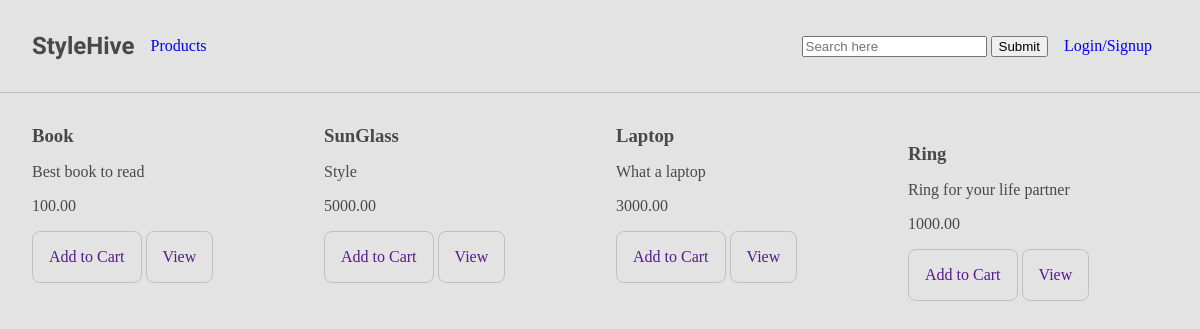
Before: / with the older database file.
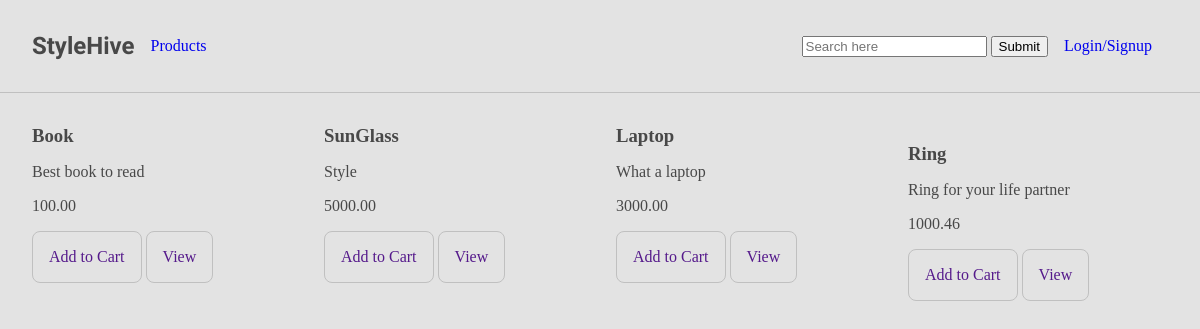
After: the same page with the newer database file.
### products/models.py (models this page shows, shortened)
class Product(models.Model):
    title = models.CharField(max_length=255)
    description = models.CharField(max_length=255)
    price = models.FloatField(validators=[MinValueValidator(50.00), MaxValueValidator(5000.00)])
    image = models.ImageField(blank=True)

### stylehive/views.py (the view)
# urls.py: path('', product_page, name='products'),
def product_page(request):
    products = Product.objects.all()
    context = {
        "products": products
    }
    return render(request, "products.html", context)

### stylehive/templates/products.html (shortened to what this page needs)
{% extends "base.html" %}
{% load static %}
{% block content %}
<div class="products">
    {% for product in products %}
    <div class="column">
        <div class="product-img">
        </div>
        <div class="product-content">
            <h3>{{product.title}}</h3>
            <p class="description">{{product.description}}</p>
            <p class="price">{{product.price|floatformat:2}}</p>
            <a href="">Add to Cart</a>
            <a href="">View</a>
        </div>
    </div>
    {% endfor %}
</div>
{% endblock %}

Changed rows visible on the page:
changed Product "Ring": price "1000.00" → "1000.46"
